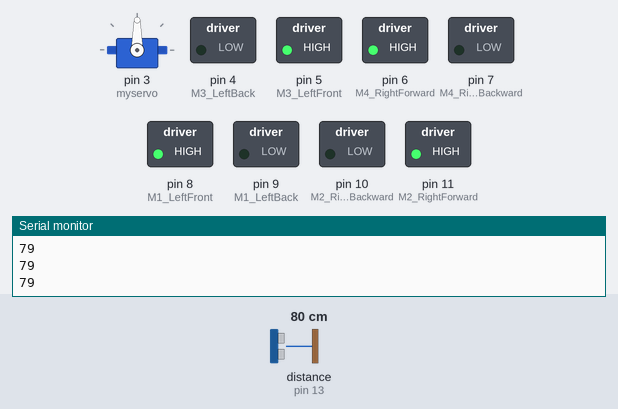
Recording of a sketch running on a simulated Arduino Uno, built with avr-gcc and run on an emulated ATmega328P. Shown: servo, switched loads named in the sketch (green lamp = pin HIGH), the last lines printed to the serial monitor. Wiring (inferred from the names in the program): ultrasonic range finder: trigger pin 12; echo pin 13. Dashed ring = blinking. The inputs (shaded band) are chosen by the test bench; at power-on: distance to the obstacle (sensor on pin 13) 80 cm. The echo pulse lasts 58.3 µs per cm; pins used as bus, display or sensor lines are not drawn.

Above: at 1.2 s.
1.3 s: distance to the obstacle (sensor on pin 13) set to 2 cm
At 2.4 s:
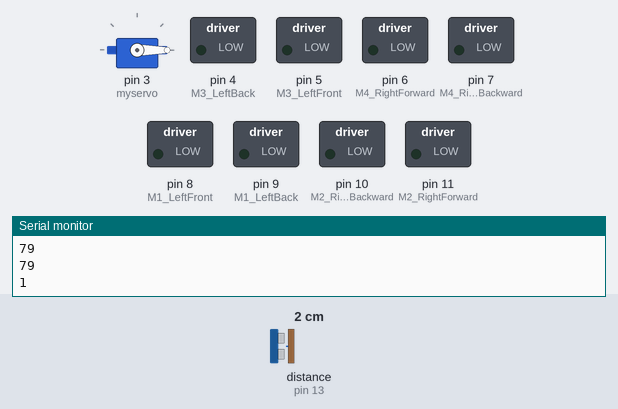
4.3 s: distance to the obstacle (sensor on pin 13) set to 60 cm
At 5.1 s:
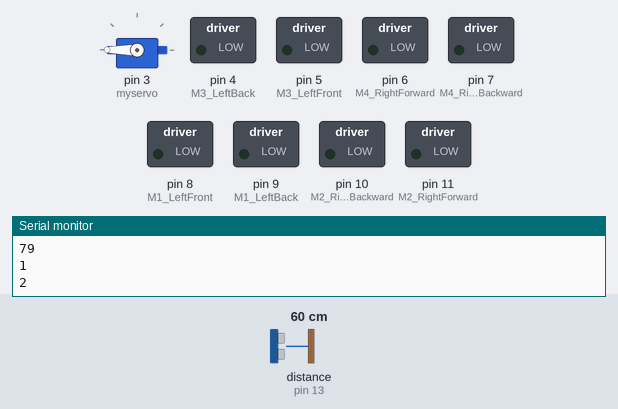
7.3 s: distance to the obstacle (sensor on pin 13) set to 4 cm
At 9.73 s:
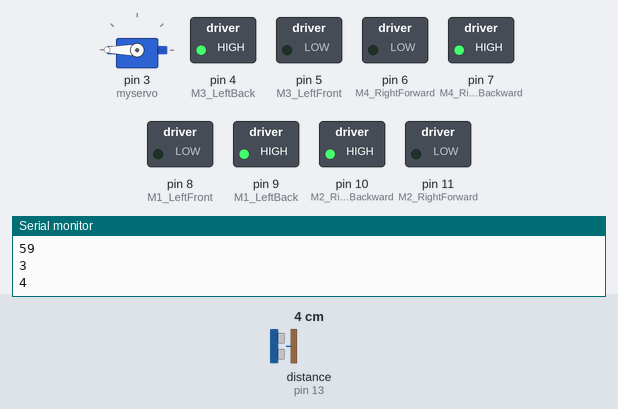
10.3 s: distance to the obstacle (sensor on pin 13) set to 120 cm
At 11.95 s:
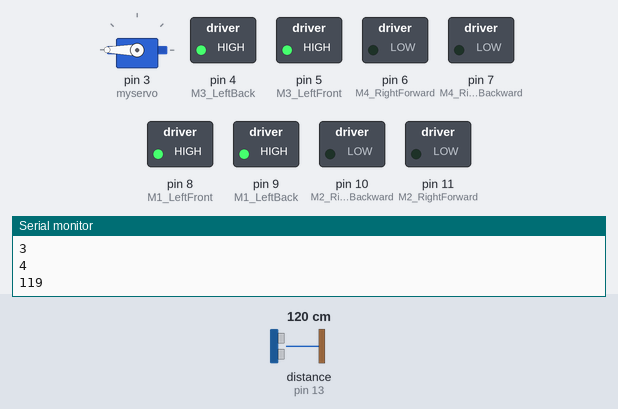
Timing chart, 0 to 13.6 s (numbered marks = the images above; inputs shaded):
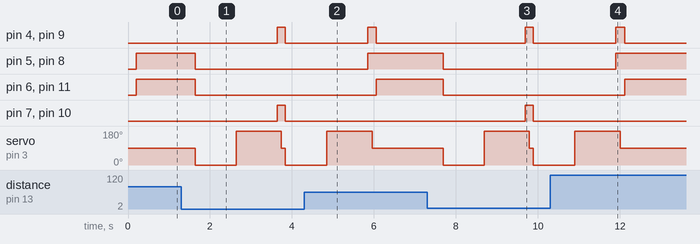

The sketch:

Obstacle_Avoiding_Robot.ino
```cpp
/*

NaviGuard: Robot Service Car
Physical Computing Project
 by Kyna Jain

*/

// Import NewPing library
#include <NewPing.h>
// Import Servo Library
#include <Servo.h>

#define trigPin 12
#define echoPin 13

// Define a value for the maximum distance the sensor can detect
#define maxDistance 400
// Define a value for the min distance the sensor can detect
#define minDistance 50

int distance = 100; // Create a variable to store the distance value

Servo myservo;  // Create servo object to control a servo
int pos = 90;    // Variable to store the initial servo position (straight ahead)

// L298N Motor Control Pins Configuration
const int M1_LeftFront = 8; // Pin number for the left back wheel control
const int M1_LeftBack = 9; // Pin number for the left back wheel control
const int M2_RightForward = 11; // Pin number for the right back wheel control
const int M2_RightBackward = 10; // Pin number for the right back wheel control
const int M3_LeftFront = 5; // Pin number for the left front wheel control
const int M3_LeftBack = 4; // Pin number for the left front wheel control
const int M4_RightForward = 6; // Pin number for the right front wheel control
const int M4_RightBackward = 7; // Pin number for the right front wheel control

void setup() {
  // Setting up motor control pins as OUTPUT
  pinMode(M1_LeftFront, OUTPUT);
  pinMode(M1_LeftBack, OUTPUT);
  pinMode(M2_RightForward, OUTPUT);
  pinMode(M2_RightBackward, OUTPUT);
  pinMode(M3_LeftFront, OUTPUT);
  pinMode(M3_LeftBack, OUTPUT);
  pinMode(M4_RightForward, OUTPUT);
  pinMode(M4_RightBackward, OUTPUT);

  pinMode(trigPin, OUTPUT); // Configure trigPin to send the trigger signal to the ultrasonic sensor
  pinMode(echoPin, INPUT); // Configure echoPin to receive the echo signal from the ultrasonic sensor

  Serial.begin(9600); // Setting up the serial monitor
  myservo.attach(3);  // Attaching the servo on pin 3 to the servo object

}

void loop() {
  // Capture the distance value from the sensor
  distance = distanceSensed();
  // Print the distance value in the serial monitor
  Serial.println(distance);
  delay(100);
  // Ensure the servo is facing straight ahead (pos = 90)
  myservo.write(pos);
  delay(100);

  // Turn if the distance sensed is less that 50cm
  if (distance < minDistance) {
    stop();
    // Turn either left, right or move backwards
    turnDirection();
  }

  // Move forward while distance is above the stopping distance
  else if (distance >= minDistance) {
    moveForward();
  }

}

// Function to move forward
void moveForward() {
 digitalWrite(M1_LeftFront, HIGH);
 digitalWrite(M1_LeftBack, LOW);
 digitalWrite(M2_RightForward, HIGH);
 digitalWrite(M2_RightBackward, LOW);
 digitalWrite(M3_LeftFront, HIGH);
 digitalWrite(M3_LeftBack, LOW);
 digitalWrite(M4_RightForward, HIGH);
 digitalWrite(M4_RightBackward, LOW);

}

// Function to move backward
void moveBackward() {
 digitalWrite(M1_LeftFront, LOW);
 digitalWrite(M1_LeftBack, HIGH);
 digitalWrite(M2_RightForward, LOW);
 digitalWrite(M2_RightBackward, HIGH);
 digitalWrite(M3_LeftFront, LOW);
 digitalWrite(M3_LeftBack, HIGH);
 digitalWrite(M4_RightForward, LOW);
 digitalWrite(M4_RightBackward, HIGH);

}

// Function to stop
void stop() {
 digitalWrite(M1_LeftFront, LOW);
 digitalWrite(M1_LeftBack, LOW);
 digitalWrite(M2_RightForward, LOW);
 digitalWrite(M2_RightBackward, LOW);
 digitalWrite(M3_LeftFront, LOW);
 digitalWrite(M3_LeftBack, LOW);
 digitalWrite(M4_RightForward, LOW);
 digitalWrite(M4_RightBackward, LOW);

}

// Function to turn right
void moveRight() {
 digitalWrite(M1_LeftFront, HIGH);
 digitalWrite(M1_LeftBack, HIGH);
 digitalWrite(M2_RightForward, LOW);
 digitalWrite(M2_RightBackward, LOW);
 digitalWrite(M3_LeftFront, HIGH);
 digitalWrite(M3_LeftBack, HIGH);
 digitalWrite(M4_RightForward, LOW);
 digitalWrite(M4_RightBackward, LOW);
}

// Function to turn left
void moveLeft() {
 digitalWrite(M1_LeftFront, LOW);
 digitalWrite(M1_LeftBack, LOW);
 digitalWrite(M2_RightForward, HIGH);
 digitalWrite(M2_RightBackward, HIGH);
 digitalWrite(M3_LeftFront, LOW);
 digitalWrite(M3_LeftBack, LOW);
 digitalWrite(M4_RightForward, HIGH);
 digitalWrite(M4_RightBackward, HIGH);
}

/* Logic to calculate distance referenced from given link:
https://www.instructables.com/Controlling-a-Servo-With-an-Ultrasonic-Sensor-Usin/*/

int distanceSensed(){
  // Measure distance sensed in cm
  long duration, distance;
  // Set the trigger pin to low to ensure a clean pulse
  digitalWrite(trigPin, LOW);
  delayMicroseconds(2);
  // Send a 10 microsecond high pulse to the trigger pin
  digitalWrite(trigPin, HIGH);
  delayMicroseconds(10);
  // Set the trigger pin back to low
  digitalWrite(trigPin, LOW);
  // Measure the duration of the pulse received on the echo pin
  duration = pulseIn(echoPin, HIGH);
  // Calculate the distance in cm using the duration and speed of sound
  distance = (duration/2) / 29.1;
  // Return the distance value in cm
  return distance;
}

void turnDirection() {
  // Check right
  myservo.write(0); // Set the angle to move the servo to the right
  delay(1000); // Delay to hold the position
  int distanceRight = distanceSensed();

  // Check left
  myservo.write(180); // Set the angle to move the servo to the left
  delay(1000);
  int distanceLeft = distanceSensed();

  // If both sides are blocked, move backward
  if (distanceRight <= minDistance && distanceLeft <= minDistance) {
    moveBackward();
  }

  // If both distances are within the acceptable range, move right
  else if (distanceRight > minDistance && distanceRight <= maxDistance && distanceLeft > minDistance && distanceLeft <= maxDistance) {
    moveRight();
  }

  // If the right side has more space than the left, move right
  else if (distanceRight > distanceLeft) {
    moveRight();
  }

  // If the left side has more space than the right, move left
  else if (distanceRight < distanceLeft) {
    moveLeft();
  }

}
```

Measured:
- after the input at 1.3 s, pin 4 (M3_LeftBack): LOW → HIGH after 2.3 s, → LOW 0.20 s later; pin 5 (M3_LeftFront): HIGH → LOW after 0.34 s
- after the input at 4.3 s, pin 5 (M3_LeftFront), pin 8 (M1_LeftFront): LOW → HIGH after 1.6 s; pin 6 (M4_RightForward), pin 11 (M2_RightForward): LOW → HIGH after 1.8 s; pin 7 (M4_RightBackward), pin 10 (M2_RightBackward): stays LOW (without the input it goes to HIGH after 1.5 s); servo on pin 3 (myservo): goes on until 6.0 s, then stays 90°
- after the input at 7.3 s, pin 4 (M3_LeftBack): LOW → HIGH after 2.4 s, → LOW 0.20 s later; pin 5 (M3_LeftFront): HIGH → LOW after 0.39 s
- after the input at 10.3 s, pin 5 (M3_LeftFront), pin 8 (M1_LeftFront): LOW → HIGH after 1.6 s; pin 6 (M4_RightForward), pin 11 (M2_RightForward): LOW → HIGH after 1.8 s; pin 7 (M4_RightBackward), pin 10 (M2_RightBackward): stops changing and stays LOW; servo on pin 3 (myservo): goes on until 12.0 s, then stays 90°
